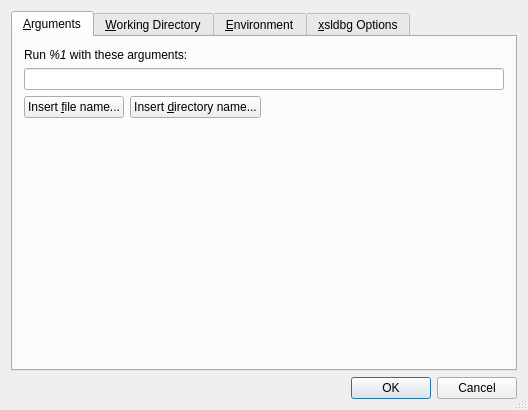
<ui version="4.0" >
 <class>PgmArgsBase</class>
 <widget class="QDialog" name="PgmArgsBase" >
  <property name="geometry" >
   <rect>
    <x>0</x>
    <y>0</y>
    <width>528</width>
    <height>410</height>
   </rect>
  </property>
  <property name="windowTitle" >
   <string>Program Arguments</string>
  </property>
  <property name="sizeGripEnabled" >
   <bool>true</bool>
  </property>
  <layout class="QVBoxLayout" name="verticalLayout" >
   <item>
    <widget class="QTabWidget" name="tabWidget" >
     <property name="currentIndex" >
      <number>0</number>
     </property>
     <widget class="QWidget" name="argsPage" >
      <attribute name="title" >
       <string>&amp;Arguments</string>
      </attribute>
      <layout class="QHBoxLayout" >
       <item>
        <layout class="QVBoxLayout" >
         <item>
          <widget class="QLabel" name="labelArgs" >
           <property name="text" >
            <string>Run &lt;i>%1&lt;/i> with these arguments:</string>
           </property>
           <property name="wordWrap" >
            <bool>false</bool>
           </property>
           <property name="buddy" >
            <cstring>programArgs</cstring>
           </property>
          </widget>
         </item>
         <item>
          <widget class="QLineEdit" name="programArgs" >
           <property name="whatsThis" >
            <string>Specify the arguments with which the program shall be invoked for this debugging session. You specify the arguments just as you would on the command line, that is, you can even use quotes and environment variables, for example:&lt;p>&lt;tt>--message 'start in: ' $HOME&lt;/tt></string>
           </property>
          </widget>
         </item>
         <item>
          <layout class="QHBoxLayout" >
           <item>
            <widget class="QPushButton" name="insertFile" >
             <property name="whatsThis" >
              <string>Browse for a file; the full path name will be inserted at the current cursor location in the edit box above.</string>
             </property>
             <property name="text" >
              <string>Insert &amp;file name...</string>
             </property>
             <property name="shortcut" >
              <string>Alt+F</string>
             </property>
            </widget>
           </item>
           <item>
            <widget class="QPushButton" name="insertDir" >
             <property name="whatsThis" >
              <string>Browse for a directory; the full path name will be inserted at the current cursor location in the edit box above.</string>
             </property>
             <property name="text" >
              <string>Insert &amp;directory name...</string>
             </property>
             <property name="shortcut" >
              <string>Alt+D</string>
             </property>
            </widget>
           </item>
           <item>
            <spacer name="spacer1" >
             <property name="orientation" >
              <enum>Qt::Horizontal</enum>
             </property>
             <property name="sizeType" >
              <enum>QSizePolicy::Expanding</enum>
             </property>
             <property name="sizeHint" stdset="0" >
              <size>
               <width>61</width>
               <height>20</height>
              </size>
             </property>
            </spacer>
           </item>
          </layout>
         </item>
         <item>
          <spacer name="spacer2" >
           <property name="orientation" >
            <enum>Qt::Vertical</enum>
           </property>
           <property name="sizeType" >
            <enum>QSizePolicy::Expanding</enum>
           </property>
           <property name="sizeHint" stdset="0" >
            <size>
             <width>81</width>
             <height>180</height>
            </size>
           </property>
          </spacer>
         </item>
        </layout>
       </item>
      </layout>
     </widget>
     <widget class="QWidget" name="wdPage" >
      <attribute name="title" >
       <string>&amp;Working Directory</string>
      </attribute>
      <layout class="QHBoxLayout" >
       <item>
        <layout class="QVBoxLayout" >
         <item>
          <widget class="QLineEdit" name="wdEdit" >
           <property name="whatsThis" >
            <string>Specify here the initial working directory where the program is run.</string>
           </property>
          </widget>
         </item>
         <item>
          <layout class="QHBoxLayout" >
           <item>
            <widget class="QPushButton" name="wdBrowse" >
             <property name="whatsThis" >
              <string>Browse for the initial working directory where the program is run.</string>
             </property>
             <property name="text" >
              <string>&amp;Browse...</string>
             </property>
             <property name="shortcut" >
              <string>Alt+B</string>
             </property>
            </widget>
           </item>
           <item>
            <spacer name="spacer4" >
             <property name="orientation" >
              <enum>Qt::Horizontal</enum>
             </property>
             <property name="sizeType" >
              <enum>QSizePolicy::Expanding</enum>
             </property>
             <property name="sizeHint" stdset="0" >
              <size>
               <width>321</width>
               <height>31</height>
              </size>
             </property>
            </spacer>
           </item>
          </layout>
         </item>
         <item>
          <spacer name="spacer5" >
           <property name="orientation" >
            <enum>Qt::Vertical</enum>
           </property>
           <property name="sizeType" >
            <enum>QSizePolicy::Expanding</enum>
           </property>
           <property name="sizeHint" stdset="0" >
            <size>
             <width>111</width>
             <height>161</height>
            </size>
           </property>
          </spacer>
         </item>
        </layout>
       </item>
      </layout>
     </widget>
     <widget class="QWidget" name="envPage" >
      <attribute name="title" >
       <string>&amp;Environment</string>
      </attribute>
      <layout class="QHBoxLayout" >
       <item>
        <layout class="QHBoxLayout" >
         <item>
          <layout class="QVBoxLayout" >
           <item>
            <widget class="QLabel" name="envLabel" >
             <property name="text" >
              <string>Environment variables (&lt;tt>NAME=value&lt;/tt>):</string>
             </property>
             <property name="wordWrap" >
              <bool>false</bool>
             </property>
             <property name="buddy" >
              <cstring>envVar</cstring>
             </property>
            </widget>
           </item>
           <item>
            <widget class="QLineEdit" name="envVar" >
             <property name="whatsThis" >
              <string>To add a new environment variable or to modify one, specify it here in the form &lt;tt>NAME=value&lt;/tt> and click &lt;b>Modify&lt;/b>.</string>
             </property>
            </widget>
           </item>
           <item>
            <widget class="QTreeWidget" name="envList" >
             <property name="whatsThis" >
              <string>Environment variables that are set &lt;i>in addition&lt;/i> to those that are inherited are listed in this table. To add new environment variables, specify them as &lt;tt>NAME=value&lt;/tt> in the edit box above and click &lt;b>Modify&lt;/b>. To modify a value, select it in this list and click &lt;b>Modify&lt;/b>. To delete an environment variable, select it in this list and click &lt;b>Delete&lt;/b>.</string>
             </property>
             <property name="rootIsDecorated" >
              <bool>false</bool>
             </property>
             <property name="itemsExpandable" >
              <bool>false</bool>
             </property>
             <property name="allColumnsShowFocus" >
              <bool>true</bool>
             </property>
             <column>
              <property name="text" >
               <string>Name</string>
              </property>
             </column>
             <column>
              <property name="text" >
               <string>Value</string>
              </property>
             </column>
            </widget>
           </item>
          </layout>
         </item>
         <item>
          <layout class="QVBoxLayout" >
           <item>
            <widget class="QPushButton" name="buttonModify" >
             <property name="whatsThis" >
              <string>Enters the environment variable that is currently specified in the edit box into the list. If the named variable is already in the list, it receives a new value; otherwise, a new entry is created.</string>
             </property>
             <property name="text" >
              <string>&amp;Modify</string>
             </property>
             <property name="shortcut" >
              <string>Alt+M</string>
             </property>
            </widget>
           </item>
           <item>
            <widget class="QPushButton" name="buttonDelete" >
             <property name="whatsThis" >
              <string>Deletes the selected environment variable from the list. This cannot be used to delete environment variables that are inherited.</string>
             </property>
             <property name="text" >
              <string>&amp;Delete</string>
             </property>
             <property name="shortcut" >
              <string>Alt+D</string>
             </property>
            </widget>
           </item>
           <item>
            <spacer name="spacer6" >
             <property name="orientation" >
              <enum>Qt::Vertical</enum>
             </property>
             <property name="sizeType" >
              <enum>QSizePolicy::Expanding</enum>
             </property>
             <property name="sizeHint" stdset="0" >
              <size>
               <width>51</width>
               <height>141</height>
              </size>
             </property>
            </spacer>
           </item>
          </layout>
         </item>
        </layout>
       </item>
      </layout>
     </widget>
     <widget class="QWidget" name="xsldbgOptionsPage" >
      <attribute name="title" >
       <string>&amp;xsldbg Options</string>
      </attribute>
      <layout class="QHBoxLayout" >
       <item>
        <widget class="QListWidget" name="xsldbgOptions" >
         <property name="selectionMode" >
          <enum>QAbstractItemView::MultiSelection</enum>
         </property>
        </widget>
       </item>
      </layout>
     </widget>
    </widget>
   </item>
   <item>
    <widget class="QDialogButtonBox" name="qdialogbuttonbox" >
     <property name="standardButtons" >
      <set>QDialogButtonBox::Cancel|QDialogButtonBox::Ok</set>
     </property>
    </widget>
   </item>
  </layout>
 </widget>
 <layoutdefault spacing="6" margin="11" />
 <pixmapfunction>qPixmapFromMimeSource</pixmapfunction>
 <customwidgets>
  <customwidget>
   <class>QDialogButtonBox</class>
   <header>qdialogbuttonbox.h</header>
  </customwidget>
 </customwidgets>
 <tabstops>
  <tabstop>tabWidget</tabstop>
  <tabstop>programArgs</tabstop>
  <tabstop>insertFile</tabstop>
  <tabstop>insertDir</tabstop>
  <tabstop>wdEdit</tabstop>
  <tabstop>wdBrowse</tabstop>
  <tabstop>envVar</tabstop>
  <tabstop>buttonModify</tabstop>
  <tabstop>buttonDelete</tabstop>
  <tabstop>envList</tabstop>
  <tabstop>xsldbgOptions</tabstop>
 </tabstops>
 <resources/>
 <connections>
  <connection>
   <sender>qdialogbuttonbox</sender>
   <signal>accepted()</signal>
   <receiver>PgmArgsBase</receiver>
   <slot>accept()</slot>
   <hints>
    <hint type="sourcelabel" >
     <x>440</x>
     <y>575</y>
    </hint>
    <hint type="destinationlabel" >
     <x>440</x>
     <y>591</y>
    </hint>
   </hints>
  </connection>
  <connection>
   <sender>qdialogbuttonbox</sender>
   <signal>rejected()</signal>
   <receiver>PgmArgsBase</receiver>
   <slot>reject()</slot>
   <hints>
    <hint type="sourcelabel" >
     <x>521</x>
     <y>580</y>
    </hint>
    <hint type="destinationlabel" >
     <x>549</x>
     <y>588</y>
    </hint>
   </hints>
  </connection>
 </connections>
</ui>
